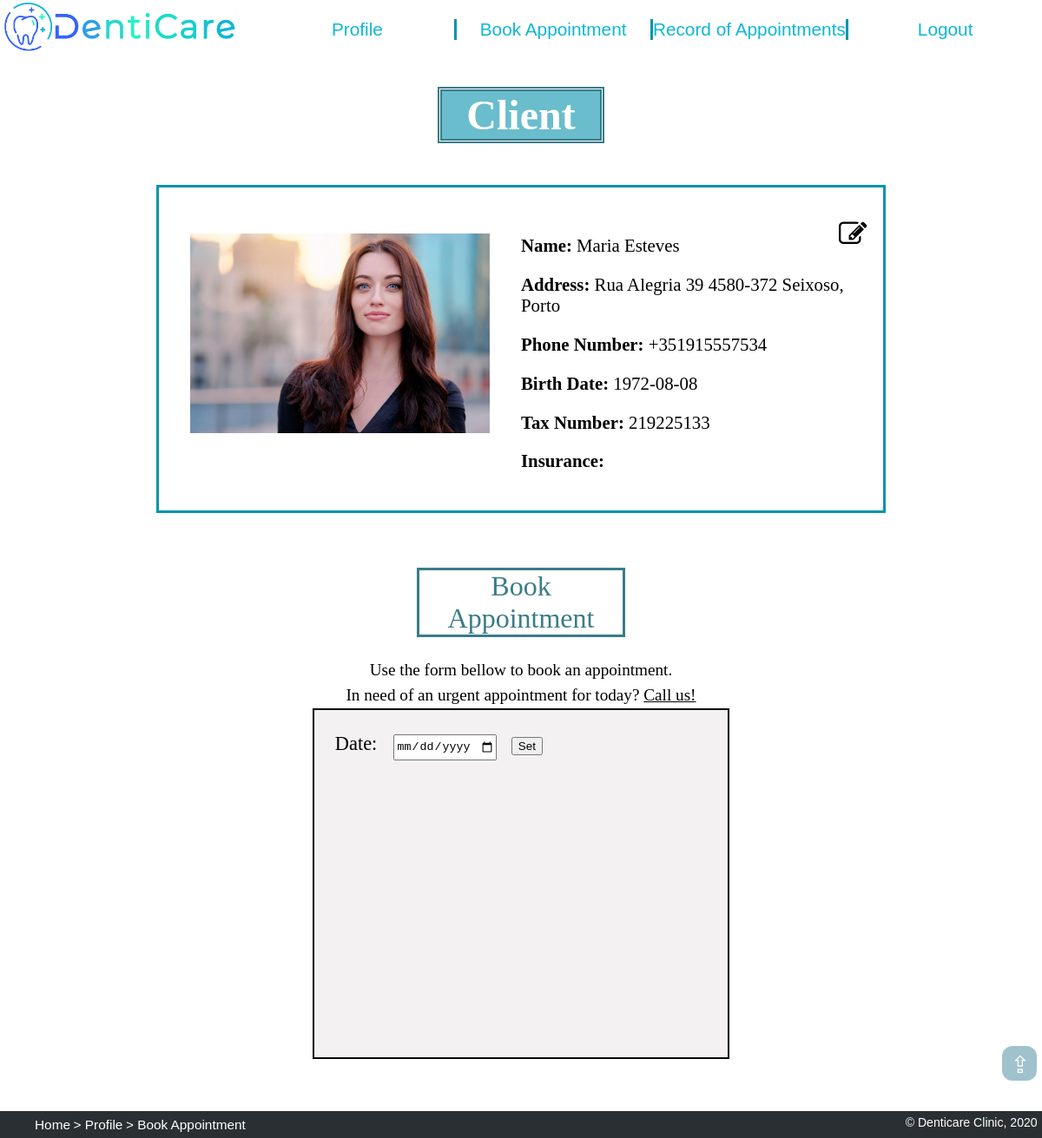
The page /client.php (signed in) on the database as committed earlier.
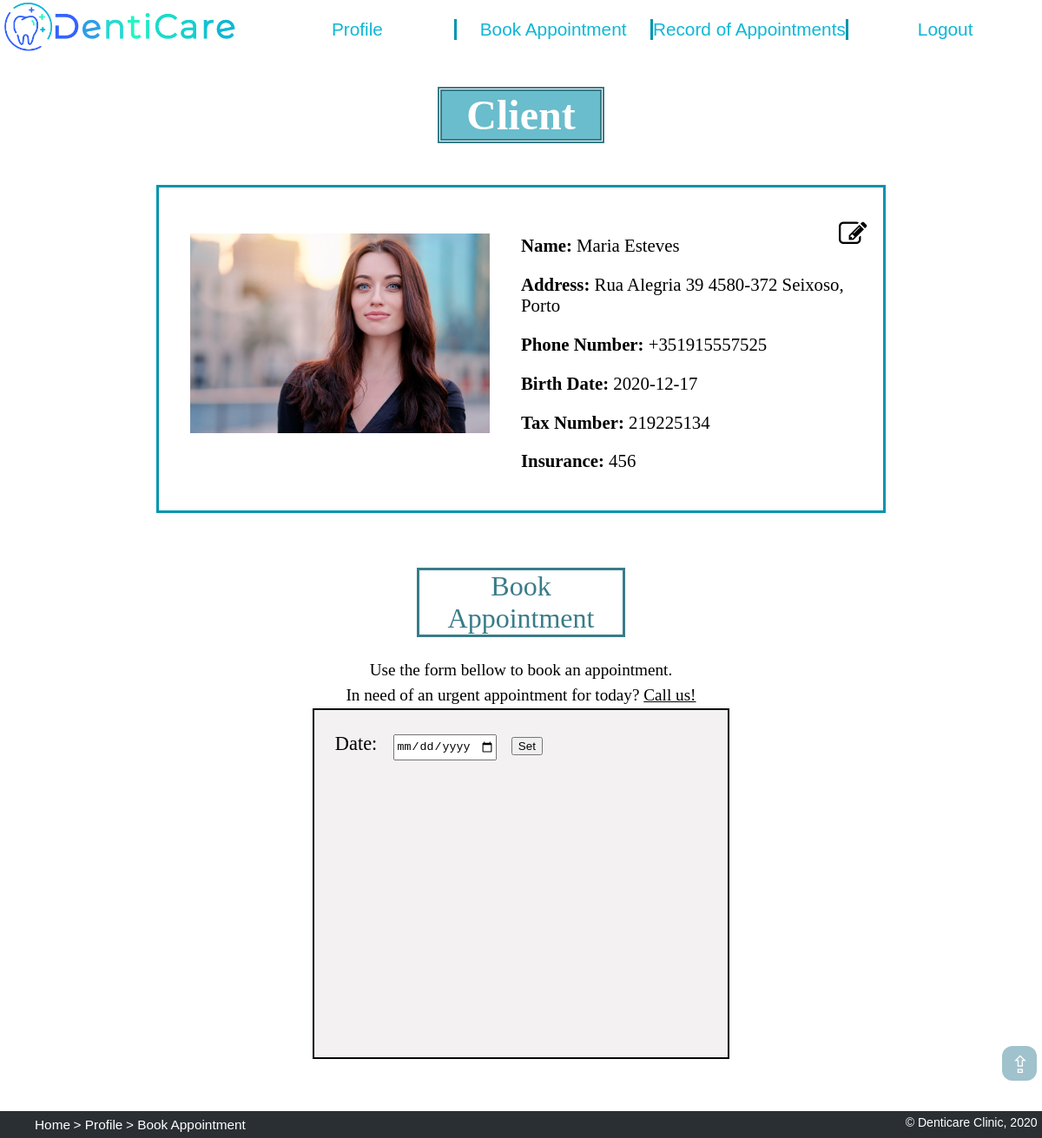
The same page on the database as committed later.
### tables this page shows
CREATE TABLE client (
    id integer PRIMARY KEY REFERENCES person,
    birth_date text NOT NULL, -- format dd-mm-yyyy
    tax_number integer UNIQUE,
    insurance_code integer REFERENCES insurance
);

CREATE TABLE person (
    id integer PRIMARY KEY AUTOINCREMENT,
    name text NOT NULL,
    address text,
    phone_number text NOT NULL, -- e.g. +351935556768
    username text NOT NULL UNIQUE,
    password text NOT NULL
);

### client.php (called while the page is built, shortened)
<?php
    require_once('database/init_db.php');
    require_once('database/client_db.php');
    include('templates/profile_header_tpl.php');
    include('templates/profile_info_tpl.php');
    include('templates/book_appointment_tpl.php');
    include('templates/footer_tpl.php');
?>

### database/client_db.php (called while the page is built, shortened)
<?php
    function getClientInfo($id) {
        global $dbh;
        $stmt = $dbh->prepare('SELECT * FROM person
                                JOIN client USING (id)
                                WHERE id = ?');
        $stmt->execute(array($id));
        return $stmt->fetch();
    }
?>

### templates/profile_info_tpl.php (the view, shortened to what this page needs)
<?php
    if ($_SERVER['PHP_SELF'] == '/dentist.php' || $_SERVER['PHP_SELF'] == '/dentistAppointments.php' || $_SERVER['PHP_SELF'] == '/manageTeam.php') {
        $person = getDentistInfo($_SESSION['id']);
    } else if ($_SERVER['PHP_SELF'] == '/dentalAuxiliary.php' || $_SERVER['PHP_SELF'] == '/dentalAuxiliary_appointments.php' || $_SERVER['PHP_SELF'] == '/manage_material.php' || $_SERVER['PHP_SELF'] == '/manage_clients.php') {
        $person = getAuxiliaryInfo($_SESSION['id']);
    } else if ($_SERVER['PHP_SELF'] == '/client.php' || $_SERVER['PHP_SELF'] == '/clientRecord.php') {
        $person = getClientInfo($_SESSION['id']);
    }
    $day = substr($person['birth_date'], 0, 2);
    $month = substr($person['birth_date'], 3, 2);
    $year = substr($person['birth_date'], 6, 4);
    $person['birth_date'] = $year.'-'.$month.'-'.$day;
?>
    <?php if ($_SERVER['PHP_SELF'] == '/client.php' || $_SERVER['PHP_SELF'] == '/clientRecord.php') { ?>
        <h1 id="profileTitle"> Client </h1>
    <?php } ?>
<section id="profileInfo">
    <div id="profileImg">
        <?php if (file_exists('images/users/' . $person['id'] . '.jpg')) { ?>
            <img src="images/users/<?php echo $person['id'] ?>.jpg" alt="<?php echo $person['name'] ?>" <?php if ($_SERVER['PHP_SELF'] == '/client.php' || $_SERVER['PHP_SELF'] == '/clientRecord.php') { ?> id="client_img" <?php } ?>>
        <?php } else { ?>
            <img src="images/users/img_default.jpg" alt="<?php echo $person['name'] ?>" <?php if ($_SERVER['PHP_SELF'] == '/client.php' || $_SERVER['PHP_SELF'] == '/clientRecord.php') { ?> id="client_img" <?php } ?>>
        <?php } ?>
    </div>
    <div id="info">
        <?php if ($_SESSION['edit_on'] == 0 && !isset($_POST['edit'])) { ?>
            <form action="action_openCloseEdit.php" method="post" id="edit_profile">
                <button type="submit" id="edit_button" name="edit" form="edit_profile"><i class="fa fa-edit"></i></button>
            </form>
            <p> <strong> Name: </strong> <?php echo $person['name'] ?> </p>
            <p> <strong> Address: </strong> <?php echo $person['address'] ?> </p>
            <p> <strong> Phone Number: </strong> <?php echo $person['phone_number'] ?> </p>
            <?php if ($_SERVER['PHP_SELF'] == '/client.php' || $_SERVER['PHP_SELF'] == '/clientRecord.php') { ?>
                <p> <strong> Birth Date: </strong> <?php echo $person['birth_date'] ?> </p>
                <p> <strong> Tax Number: </strong> <?php echo $person['tax_number'] ?> </p>
                <p> <strong> Insurance: </strong> <?php echo $person['insurance_code'] ?> </p>
            <?php } ?>
        <?php } ?>
    </div>
</section>

Rows that differ between the two databases and show on the page:
changed client "Maria Esteves": id.phone_number "+351915557534" → "+351915557525"; tax_number "219225133" → "219225134"; insurance_code (not shown) → "456"
Other text that changed with them:
$person['birth_date']: "1972-08-08" → "2020-12-17"
